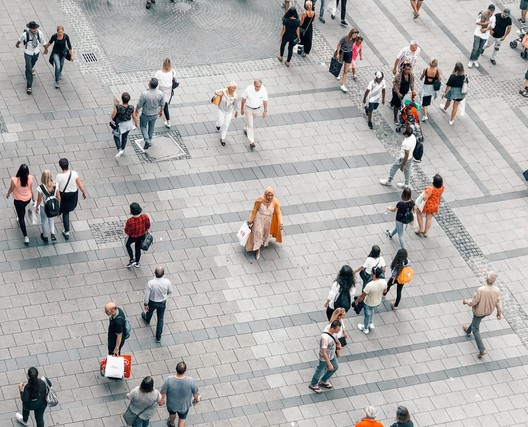
#> input picture programs/yolo/pedestres.jpg, 528 x 427 px
$ python -i p2_function.py   (imports and definitions only)
#> lines starting #> are read from the running program, lines starting #| are printed output that depends on the picture
#> further down, picture is the input picture: shape (427, 528, 3); mean B, G, R 174.2, 175.3, 176.9
# -*- coding: utf-8 -*-
'''
Ce programme utilise la bibliothèque OpenCV pour détecter et tracer un cercle autour d'objets
qui correspondent à une certaine plage de couleurs spécifiée. Il commence par définir la plage
de couleurs à détecter en termes de limites inférieures et supérieures dans l'espace de couleur
HSV, puis convertit une image donnée en espace de couleur HSV et applique un flou pour réduire
le bruit. Ensuite, il crée un masque pour filtrer tous les pixels de l'image qui ne correspondent
pas à la plage de couleurs spécifiée. Le programme trouve les contours des objets dans le masque
filtré et trace un cercle autour de l'objet avec le plus grand contour (supposé être l'objet recherché).
Finalement, l'image d'origine avec le cercle tracé est affichée.
'''
#import des bibliothèques nécessaires
import cv2
import numpy as np

def p2(img):

    #4 lignes permettant de trouver les composantes H,S,V à partir des composantes B,G,R
    #Par exemple le bleu (foncé) correspond au triplet [120,255,255]
    pixel = np.array([[[255, 0, 0]]]) #attention BVR et pas RVB en python
    pixel = pixel.astype(np.uint8)
    couleur = cv2.cvtColor(pixel, cv2.COLOR_BGR2HSV)

    # définition des bornes hautes et basses de couleur low et high
    # définition de la couleur d'écriture color_infos
    # les variables low2 et high2 sont utilisées pour le détection de couleur rouge
    # car dans l'espace HSV le rouge se situe au début du cercle (0-10) et à la fin (245-255)
    # mask2 et bitwise_or sont aussi utilisées pour le rouge
    low = np.array([100,120,70])
    high = np.array([130,255,255])
    # low2 = np.array([245, 50, 150])
    # high2 = np.array([255, 255, 255])
    color_infos = (0,255,255)

    #convertir la couleur B,G,R en H,S,V
    img_hsv = cv2.cvtColor(img, cv2.COLOR_BGR2HSV)
#> img_hsv: shape (427, 528, 3); mean H, S, V 49.1, 18.2, 179.6
    #effectuer un floutage par des convolutions de noyaux de taille 5
    img_hsv = cv2.blur(img_hsv, (5,5))
#> img_hsv: shape (427, 528, 3); mean H, S, V 49.1, 18.2, 179.6


    #création de mask pour faire ressortir seulement ce qui nous intéresse
    mask = cv2.inRange(img_hsv, low, high)
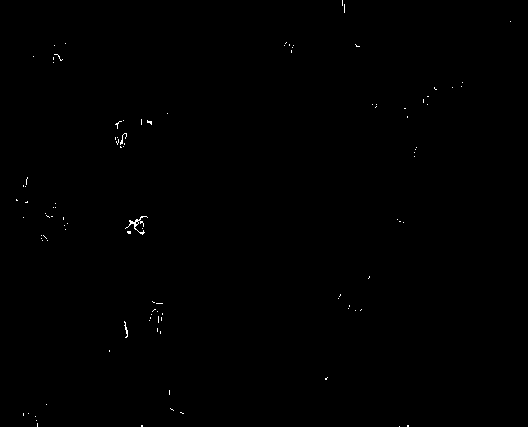
#> mask: shape (427, 528); 0.19% white in thin lines or dots
    # mask2 = cv2.inRange(frame, low2, high2)
    mask = cv2.erode(mask, None, iterations = 3)
#> mask: shape (427, 528); every value is 0
    mask = cv2.dilate(mask, None, iterations = 3)


    #renvoie l'image de base avec seulement les objets intéressants
    # inter = cv2.bitwise_or(mask, mask2)
    img2 = cv2.bitwise_and(img, img, mask = mask)
#> img2: shape (427, 528, 3); every value is 0
    #trouve le contour des objets importants
    elements = cv2.findContours(mask, cv2.RETR_EXTERNAL, cv2.CHAIN_APPROX_SIMPLE)[-2]
#> elements = []

    if len(elements) > 0:
        c = max(elements, key = cv2.contourArea)
        #trouve le cercle le plus petit contenant l'élément
        ((x,y), rayon) = cv2.minEnclosingCircle(c)
        #dessine un cercle sur l'image de base pour mieux repérer l'objet détecté
        cv2.circle(img, (int(x), int(y)), int(rayon), color_infos, 2)

    #cv2.imshow('Camera', img)
    #cv2.imshow('Image2', img2)
    #cv2.imshow('Mask', mask)
    cv2.imshow('image',img_hsv)


>>> import cv2
>>> picture = cv2.imread('yolo/pedestres.jpg')
>>> result = p2(picture)
